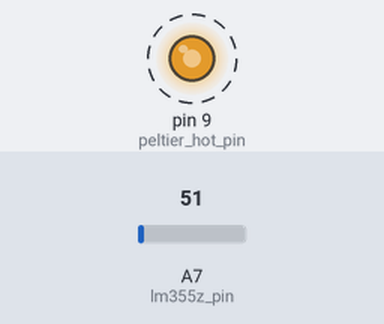
Recording of a sketch running on a simulated Arduino Nano, built with avr-gcc and run on an emulated ATmega328P. Shown: output pins drawn as LEDs (lit = HIGH). Dashed ring = blinking. The test bench sets the inputs (shaded band); at power-on: A7 (lm355z_pin) = 51. What the sketch prints to the serial monitor is not drawn.

Above: at 0.05 s.
Timing chart, 0 to 3.0 s (numbered marks = the images above):
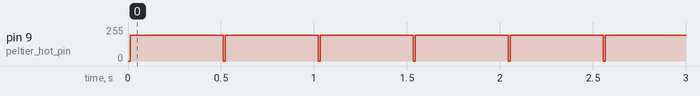

Measured:
- by itself, pin 9 (peltier_hot_pin): alternates 192/255 for 0.50 s and 0/255 for 0.01 s

The sketch:

peltier_driver.ino
```cpp
// the hot pin is the one that causes the labeled side to heat up
const int peltier_hot_pin = 9;
const int peltier_cold_pin = 10;
const int lm355z_pin = A7;

float temperature_K;
float temperature_F;
int reading;
int output_value;

float desired_temperature_F = 110;
float error;
int deadband = 1;

char byte1;
char byte2;
float new_temperature;

const float proportional_gain = 20;
// i wouldn't go above PWM 192 or so,
// otherwise the H bridge really starts to heat up
const int peltier_pwm_max = 192;

void setup() {
  // initialize serial communications at 9600 bps for reporting to computer
  Serial.begin(9600);
  Serial.print("Power On");
}

void loop() {

  /*if (Serial.available()){
    byte1 = Serial.read();
    byte2 = Serial.read();
    new_temperature = (byte1-48)*10 + (byte2-48;
    if ((32 < new_temperature) && (new_temperature < 100)){
      desired_temperature_F = new_temperature;
    }
    Serial.println(new_temperature);
  }*/

  // turn off the peltier device briefly to get a good reading
  analogWrite(peltier_hot_pin, 0);
  analogWrite(peltier_cold_pin, 0);
  delay(10);

  reading = analogRead(lm355z_pin);
  temperature_K = map(reading, 0, 1023, 0, 5000)/10.0;
  temperature_F = 1.8*(temperature_K - 273) + 32;
  temperature_F = 1.7079*temperature_F - 26.6882;

  //desired_temperature_F = 70;

  Serial.println(temperature_F);

  error = desired_temperature_F - temperature_F;
  if (error > deadband) {
    // heat up the labeled side
    output_value = min(70+proportional_gain*error, peltier_pwm_max);
    analogWrite(peltier_hot_pin, output_value);
    analogWrite(peltier_cold_pin, 0);
    digitalWrite(13, HIGH);
  }
  else if (error < -deadband){
    // cool the labeled side
    //output_value = min(70+-proportional_gain*error, peltier_pwm_max);
    output_value = peltier_pwm_max;
    analogWrite(peltier_hot_pin, 0);
    analogWrite(peltier_cold_pin, output_value);
    digitalWrite(13, LOW);
  } else {
    analogWrite(peltier_hot_pin, 0);
    analogWrite(peltier_cold_pin, 0);
    digitalWrite(13, LOW);
  }
  delay(500);
}
```
